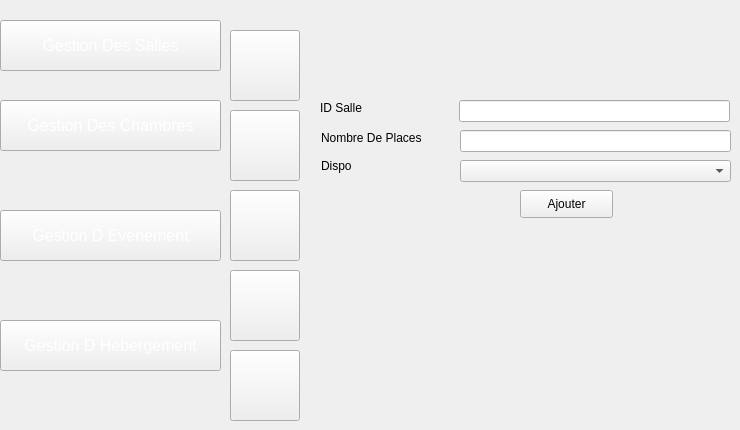
    <widget class="QWidget" name="page_8">
     <widget class="QPushButton" name="pushButton_235">
      <property name="geometry">
       <rect>
        <x>230</x>
        <y>110</y>
        <width>70</width>
        <height>71</height>
       </rect>
      </property>
      <property name="styleSheet">
       <string notr="true">image: url(:/img/icon-modif2 (1).png);</string>
      </property>
      <property name="text">
       <string/>
      </property>
     </widget>
     <widget class="QPushButton" name="pushButton_261">
      <property name="geometry">
       <rect>
        <x>230</x>
        <y>350</y>
        <width>70</width>
        <height>71</height>
       </rect>
      </property>
      <property name="styleSheet">
       <string notr="true">image: url(:/img/8774.png);
image: url(:/img/8774.png);
image: url(:/img/8774.png);</string>
      </property>
      <property name="text">
       <string/>
      </property>
     </widget>
     <widget class="QPushButton" name="pushButton_262">
      <property name="geometry">
       <rect>
        <x>0</x>
        <y>100</y>
        <width>221</width>
        <height>51</height>
       </rect>
      </property>
      <property name="font">
       <font>
        <pointsize>12</pointsize>
       </font>
      </property>
      <property name="styleSheet">
       <string notr="true">color: rgb(255, 255, 255);
</string>
      </property>
      <property name="text">
       <string>Gestion Des Chambres</string>
      </property>
     </widget>
     <widget class="QPushButton" name="pb_ajouter_10">
      <property name="geometry">
       <rect>
        <x>520</x>
        <y>190</y>
        <width>93</width>
        <height>28</height>
       </rect>
      </property>
      <property name="styleSheet">
       <string notr="true">;
background-image: url(:/img/back.png);</string>
      </property>
      <property name="text">
       <string>Ajouter</string>
      </property>
     </widget>
     <widget class="QPushButton" name="pushButton_264">
      <property name="geometry">
       <rect>
        <x>230</x>
        <y>270</y>
        <width>70</width>
        <height>71</height>
       </rect>
      </property>
      <property name="styleSheet">
       <string notr="true">image: url(:/img/icon-afficher2.png);</string>
      </property>
      <property name="text">
       <string/>
      </property>
     </widget>
     <widget class="QLabel" name="label_63">
      <property name="geometry">
       <rect>
        <x>320</x>
        <y>100</y>
        <width>121</width>
        <height>16</height>
       </rect>
      </property>
      <property name="styleSheet">
       <string notr="true">background-image: url(:/img/backback.png);
</string>
      </property>
      <property name="text">
       <string>ID Salle</string>
      </property>
     </widget>
     <widget class="QLineEdit" name="ID_SALLE">
      <property name="geometry">
       <rect>
        <x>459</x>
        <y>100</y>
        <width>271</width>
        <height>22</height>
       </rect>
      </property>
      <property name="styleSheet">
       <string notr="true">background-image: url(:/img/backback.png);
</string>
      </property>
      <property name="text">
       <string/>
      </property>
     </widget>
     <widget class="QLabel" name="label_65">
      <property name="geometry">
       <rect>
        <x>321</x>
        <y>130</y>
        <width>121</width>
        <height>16</height>
       </rect>
      </property>
      <property name="styleSheet">
       <string notr="true">background-image: url(:/img/backback.png);
</string>
      </property>
      <property name="text">
       <string>Nombre De Places</string>
      </property>
     </widget>
     <widget class="QPushButton" name="pushButton_265">
      <property name="geometry">
       <rect>
        <x>0</x>
        <y>210</y>
        <width>221</width>
        <height>51</height>
       </rect>
      </property>
      <property name="font">
       <font>
        <pointsize>12</pointsize>
       </font>
      </property>
      <property name="styleSheet">
       <string notr="true">color: rgb(255, 255, 255);
</string>
      </property>
      <property name="text">
       <string>Gestion D Evenement</string>
      </property>
     </widget>
     <widget class="QLineEdit" name="NBRE_SALLE">
      <property name="geometry">
       <rect>
        <x>460</x>
        <y>130</y>
        <width>271</width>
        <height>22</height>
       </rect>
      </property>
      <property name="styleSheet">
       <string notr="true">background-image: url(:/img/backback.png);
</string>
      </property>
     </widget>
     <widget class="QLabel" name="label_66">
      <property name="geometry">
       <rect>
        <x>321</x>
        <y>158</y>
        <width>111</width>
        <height>16</height>
       </rect>
      </property>
      <property name="styleSheet">
       <string notr="true">background-image: url(:/img/backback.png);
</string>
      </property>
      <property name="text">
       <string>Dispo</string>
      </property>
     </widget>
     <widget class="QPushButton" name="pushButton_266">
      <property name="geometry">
       <rect>
        <x>230</x>
        <y>30</y>
        <width>70</width>
        <height>71</height>
       </rect>
      </property>
      <property name="styleSheet">
       <string notr="true">

image: url(:/img/icon-ajout2.png);</string>
      </property>
      <property name="text">
       <string/>
      </property>
     </widget>
     <widget class="QPushButton" name="pushButton_267">
      <property name="geometry">
       <rect>
        <x>230</x>
        <y>190</y>
        <width>70</width>
        <height>71</height>
       </rect>
      </property>
      <property name="styleSheet">
       <string notr="true">image: url(:/img/icon-supp2 (1).png);</string>
      </property>
      <property name="text">
       <string/>
      </property>
     </widget>
     <widget class="QComboBox" name="comboBox_3">
      <property name="geometry">
       <rect>
        <x>460</x>
        <y>160</y>
        <width>271</width>
        <height>22</height>
       </rect>
      </property>
     </widget>
     <widget class="QPushButton" name="pushButton_435">
      <property name="geometry">
       <rect>
        <x>0</x>
        <y>20</y>
        <width>221</width>
        <height>51</height>
       </rect>
      </property>
      <property name="font">
       <font>
        <pointsize>12</pointsize>
       </font>
      </property>
      <property name="styleSheet">
       <string notr="true">color: rgb(255, 255, 255);
background-image: url(:/img/selected2.png);
</string>
      </property>
      <property name="text">
       <string>Gestion Des Salles</string>
      </property>
     </widget>
     <widget class="QPushButton" name="pushButton_263">
      <property name="geometry">
       <rect>
        <x>0</x>
        <y>320</y>
        <width>221</width>
        <height>51</height>
       </rect>
      </property>
      <property name="font">
       <font>
        <pointsize>12</pointsize>
       </font>
      </property>
      <property name="styleSheet">
       <string notr="true">color: rgb(255, 255, 255);
</string>
      </property>
      <property name="text">
       <string>Gestion D Hebergement</string>
      </property>
     </widget>
    </widget>
